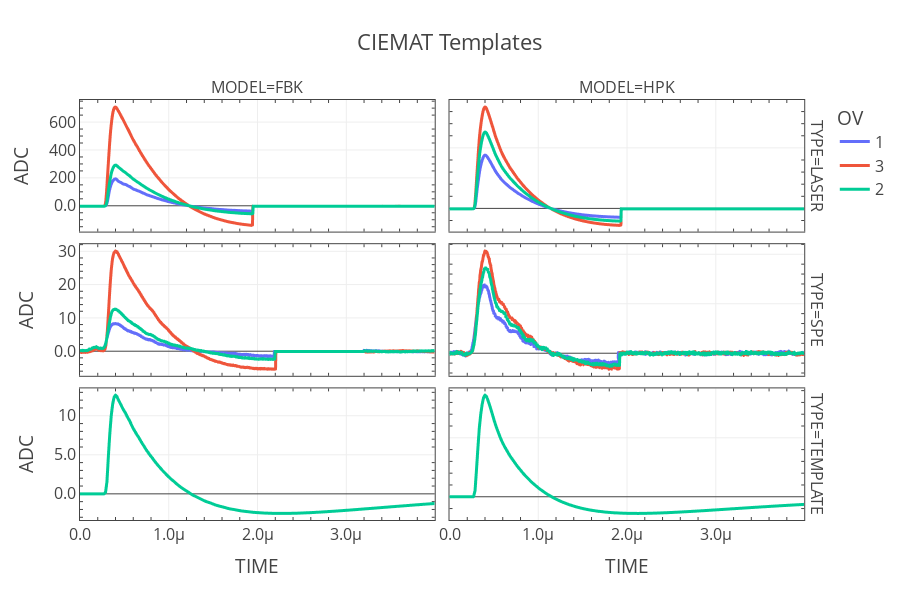

Here is the notebook cell this chart was saved with:
### Markdown cell above
### 3. Plot the WVFs.

### Code cell
this_df = df.explode(["ADC","TIME"])
fig = px.line(this_df,
                x="TIME",
                y="ADC",
                color="OV",
                facet_col="MODEL",
                facet_row="TYPE",
                title="CIEMAT Templates")
fig = format_coustom_plotly(fig,figsize=(None,600))
fig.update_yaxes(matches=None)
fig.show()

### Figure 1 — Plotly figure (JSON) as saved in the notebook; plotly's stock layout.template omitted (floating-point values rounded to 4 significant figures; data arrays with more than 128 entries replaced by an {"elided": "..."} marker saying what was removed)
{"data": [{"hovertemplate": "OV=1<br>TYPE=LASER<br>MODEL=FBK<br>TIME=%{x}<br>ADC=%{y}<extra></extra>", "legendgroup": "1", "line": {"color": "#636efa", "dash": "solid"}, "marker": {"symbol": "circle"}, "mode": "lines", "name": "1", "showlegend": true, "type": "scattergl", "x": {"elided": "1000 float values"}, "xaxis": "x5", "y": {"elided": "1000 float values"}, "yaxis": "y5"}, {"hovertemplate": "OV=1<br>TYPE=LASER<br>MODEL=HPK<br>TIME=%{x}<br>ADC=%{y}<extra></extra>", "legendgroup": "1", "line": {"color": "#636efa", "dash": "solid"}, "marker": {"symbol": "circle"}, "mode": "lines", "name": "1", "showlegend": false, "type": "scattergl", "x": {"elided": "1000 float values"}, "xaxis": "x6", "y": {"elided": "1000 float values"}, "yaxis": "y6"}, {"hovertemplate": "OV=1<br>TYPE=SPE<br>MODEL=FBK<br>TIME=%{x}<br>ADC=%{y}<extra></extra>", "legendgroup": "1", "line": {"color": "#636efa", "dash": "solid"}, "marker": {"symbol": "circle"}, "mode": "lines", "name": "1", "showlegend": false, "type": "scattergl", "x": {"elided": "1000 float values"}, "xaxis": "x3", "y": {"elided": "1000 float values"}, "yaxis": "y3"}, {"hovertemplate": "OV=1<br>TYPE=SPE<br>MODEL=HPK<br>TIME=%{x}<br>ADC=%{y}<extra></extra>", "legendgroup": "1", "line": {"color": "#636efa", "dash": "solid"}, "marker": {"symbol": "circle"}, "mode": "lines", "name": "1", "showlegend": false, "type": "scattergl", "x": {"elided": "1000 float values"}, "xaxis": "x4", "y": {"elided": "1000 float values"}, "yaxis": "y4"}, {"hovertemplate": "OV=3<br>TYPE=LASER<br>MODEL=FBK<br>TIME=%{x}<br>ADC=%{y}<extra></extra>", "legendgroup": "3", "line": {"color": "#EF553B", "dash": "solid"}, "marker": {"symbol": "circle"}, "mode": "lines", "name": "3", "showlegend": true, "type": "scattergl", "x": {"elided": "1000 float values"}, "xaxis": "x5", "y": {"elided": "1000 float values"}, "yaxis": "y5"}, {"hovertemplate": "OV=3<br>TYPE=LASER<br>MODEL=HPK<br>TIME=%{x}<br>ADC=%{y}<extra></extra>", "legendgroup": "3", "line": {"color": "#EF553B", "dash": "solid"}, "marker": {"symbol": "circle"}, "mode": "lines", "name": "3", "showlegend": false, "type": "scattergl", "x": {"elided": "1000 float values"}, "xaxis": "x6", "y": {"elided": "1000 float values"}, "yaxis": "y6"}, {"hovertemplate": "OV=3<br>TYPE=SPE<br>MODEL=FBK<br>TIME=%{x}<br>ADC=%{y}<extra></extra>", "legendgroup": "3", "line": {"color": "#EF553B", "dash": "solid"}, "marker": {"symbol": "circle"}, "mode": "lines", "name": "3", "showlegend": false, "type": "scattergl", "x": {"elided": "1000 float values"}, "xaxis": "x3", "y": {"elided": "1000 float values"}, "yaxis": "y3"}, {"hovertemplate": "OV=3<br>TYPE=SPE<br>MODEL=HPK<br>TIME=%{x}<br>ADC=%{y}<extra></extra>", "legendgroup": "3", "line": {"color": "#EF553B", "dash": "solid"}, "marker": {"symbol": "circle"}, "mode": "lines", "name": "3", "showlegend": false, "type": "scattergl", "x": {"elided": "1000 float values"}, "xaxis": "x4", "y": {"elided": "1000 float values"}, "yaxis": "y4"}, {"hovertemplate": "OV=2<br>TYPE=LASER<br>MODEL=FBK<br>TIME=%{x}<br>ADC=%{y}<extra></extra>", "legendgroup": "2", "line": {"color": "#00cc96", "dash": "solid"}, "marker": {"symbol": "circle"}, "mode": "lines", "name": "2", "showlegend": true, "type": "scattergl", "x": {"elided": "1000 float values"}, "xaxis": "x5", "y": {"elided": "1000 float values"}, "yaxis": "y5"}, {"hovertemplate": "OV=2<br>TYPE=LASER<br>MODEL=HPK<br>TIME=%{x}<br>ADC=%{y}<extra></extra>", "legendgroup": "2", "line": {"color": "#00cc96", "dash": "solid"}, "marker": {"symbol": "circle"}, "mode": "lines", "name": "2", "showlegend": false, "type": "scattergl", "x": {"elided": "1000 float values"}, "xaxis": "x6", "y": {"elided": "1000 float values"}, "yaxis": "y6"}, {"hovertemplate": "OV=2<br>TYPE=SPE<br>MODEL=FBK<br>TIME=%{x}<br>ADC=%{y}<extra></extra>", "legendgroup": "2", "line": {"color": "#00cc96", "dash": "solid"}, "marker": {"symbol": "circle"}, "mode": "lines", "name": "2", "showlegend": false, "type": "scattergl", "x": {"elided": "1000 float values"}, "xaxis": "x3", "y": {"elided": "1000 float values"}, "yaxis": "y3"}, {"hovertemplate": "OV=2<br>TYPE=SPE<br>MODEL=HPK<br>TIME=%{x}<br>ADC=%{y}<extra></extra>", "legendgroup": "2", "line": {"color": "#00cc96", "dash": "solid"}, "marker": {"symbol": "circle"}, "mode": "lines", "name": "2", "showlegend": false, "type": "scattergl", "x": {"elided": "1000 float values"}, "xaxis": "x4", "y": {"elided": "1000 float values"}, "yaxis": "y4"}, {"hovertemplate": "OV=2<br>TYPE=TEMPLATE<br>MODEL=FBK<br>TIME=%{x}<br>ADC=%{y}<extra></extra>", "legendgroup": "2", "line": {"color": "#00cc96", "dash": "solid"}, "marker": {"symbol": "circle"}, "mode": "lines", "name": "2", "showlegend": false, "type": "scattergl", "x": {"elided": "1000 float values"}, "xaxis": "x", "y": {"elided": "1000 float values"}, "yaxis": "y"}, {"hovertemplate": "OV=2<br>TYPE=TEMPLATE<br>MODEL=HPK<br>TIME=%{x}<br>ADC=%{y}<extra></extra>", "legendgroup": "2", "line": {"color": "#00cc96", "dash": "solid"}, "marker": {"symbol": "circle"}, "mode": "lines", "name": "2", "showlegend": false, "type": "scattergl", "x": {"elided": "1000 float values"}, "xaxis": "x2", "y": {"elided": "1000 float values"}, "yaxis": "y2"}], "layout": {"annotations": [{"font": {}, "showarrow": false, "text": "MODEL=FBK", "x": 0.24, "xanchor": "center", "xref": "paper", "y": 1.0, "yanchor": "bottom", "yref": "paper"}, {"font": {}, "showarrow": false, "text": "MODEL=HPK", "x": 0.74, "xanchor": "center", "xref": "paper", "y": 1.0, "yanchor": "bottom", "yref": "paper"}, {"font": {}, "showarrow": false, "text": "TYPE=TEMPLATE", "textangle": 90, "x": 0.98, "xanchor": "left", "xref": "paper", "y": 0.1567, "yanchor": "middle", "yref": "paper"}, {"font": {}, "showarrow": false, "text": "TYPE=SPE", "textangle": 90, "x": 0.98, "xanchor": "left", "xref": "paper", "y": 0.5, "yanchor": "middle", "yref": "paper"}, {"font": {}, "showarrow": false, "text": "TYPE=LASER", "textangle": 90, "x": 0.98, "xanchor": "left", "xref": "paper", "y": 0.8433, "yanchor": "middle", "yref": "paper"}], "font": {"size": 16}, "height": 600, "legend": {"title": {"text": "OV"}, "tracegroupgap": 0}, "title": {"text": "CIEMAT Templates"}, "xaxis": {"anchor": "y", "domain": [0, 0.48], "minor": {"ticks": "inside"}, "mirror": "ticks", "showgrid": true, "showline": true, "tickformat": ",.2s", "tickmode": "auto", "title": {"text": "TIME"}}, "xaxis2": {"anchor": "y2", "domain": [0.5, 0.98], "matches": "x", "minor": {"ticks": "inside"}, "mirror": "ticks", "showgrid": true, "showline": true, "tickformat": ",.2s", "tickmode": "auto", "title": {"text": "TIME"}}, "xaxis3": {"anchor": "y3", "domain": [0, 0.48], "matches": "x", "minor": {"ticks": "inside"}, "mirror": "ticks", "showgrid": true, "showline": true, "showticklabels": false, "tickformat": ",.2s", "tickmode": "auto"}, "xaxis4": {"anchor": "y4", "domain": [0.5, 0.98], "matches": "x", "minor": {"ticks": "inside"}, "mirror": "ticks", "showgrid": true, "showline": true, "showticklabels": false, "tickformat": ",.2s", "tickmode": "auto"}, "xaxis5": {"anchor": "y5", "domain": [0, 0.48], "matches": "x", "minor": {"ticks": "inside"}, "mirror": "ticks", "showgrid": true, "showline": true, "showticklabels": false, "tickformat": ",.2s", "tickmode": "auto"}, "xaxis6": {"anchor": "y6", "domain": [0.5, 0.98], "matches": "x", "minor": {"ticks": "inside"}, "mirror": "ticks", "showgrid": true, "showline": true, "showticklabels": false, "tickformat": ",.2s", "tickmode": "auto"}, "yaxis": {"anchor": "x", "domain": [0, 0.3133], "minor": {"ticks": "inside"}, "mirror": "ticks", "showgrid": true, "showline": true, "tickformat": ",.2s", "tickmode": "auto", "title": {"text": "ADC"}}, "yaxis2": {"anchor": "x2", "domain": [0, 0.3133], "minor": {"ticks": "inside"}, "mirror": "ticks", "showgrid": true, "showline": true, "showticklabels": false, "tickformat": ",.2s", "tickmode": "auto"}, "yaxis3": {"anchor": "x3", "domain": [0.3433, 0.6567], "minor": {"ticks": "inside"}, "mirror": "ticks", "showgrid": true, "showline": true, "tickformat": ",.2s", "tickmode": "auto", "title": {"text": "ADC"}}, "yaxis4": {"anchor": "x4", "domain": [0.3433, 0.6567], "minor": {"ticks": "inside"}, "mirror": "ticks", "showgrid": true, "showline": true, "showticklabels": false, "tickformat": ",.2s", "tickmode": "auto"}, "yaxis5": {"anchor": "x5", "domain": [0.6867, 1.0], "minor": {"ticks": "inside"}, "mirror": "ticks", "showgrid": true, "showline": true, "tickformat": ",.2s", "tickmode": "auto", "title": {"text": "ADC"}}, "yaxis6": {"anchor": "x6", "domain": [0.6867, 1.0], "minor": {"ticks": "inside"}, "mirror": "ticks", "showgrid": true, "showline": true, "showticklabels": false, "tickformat": ",.2s", "tickmode": "auto"}}}
